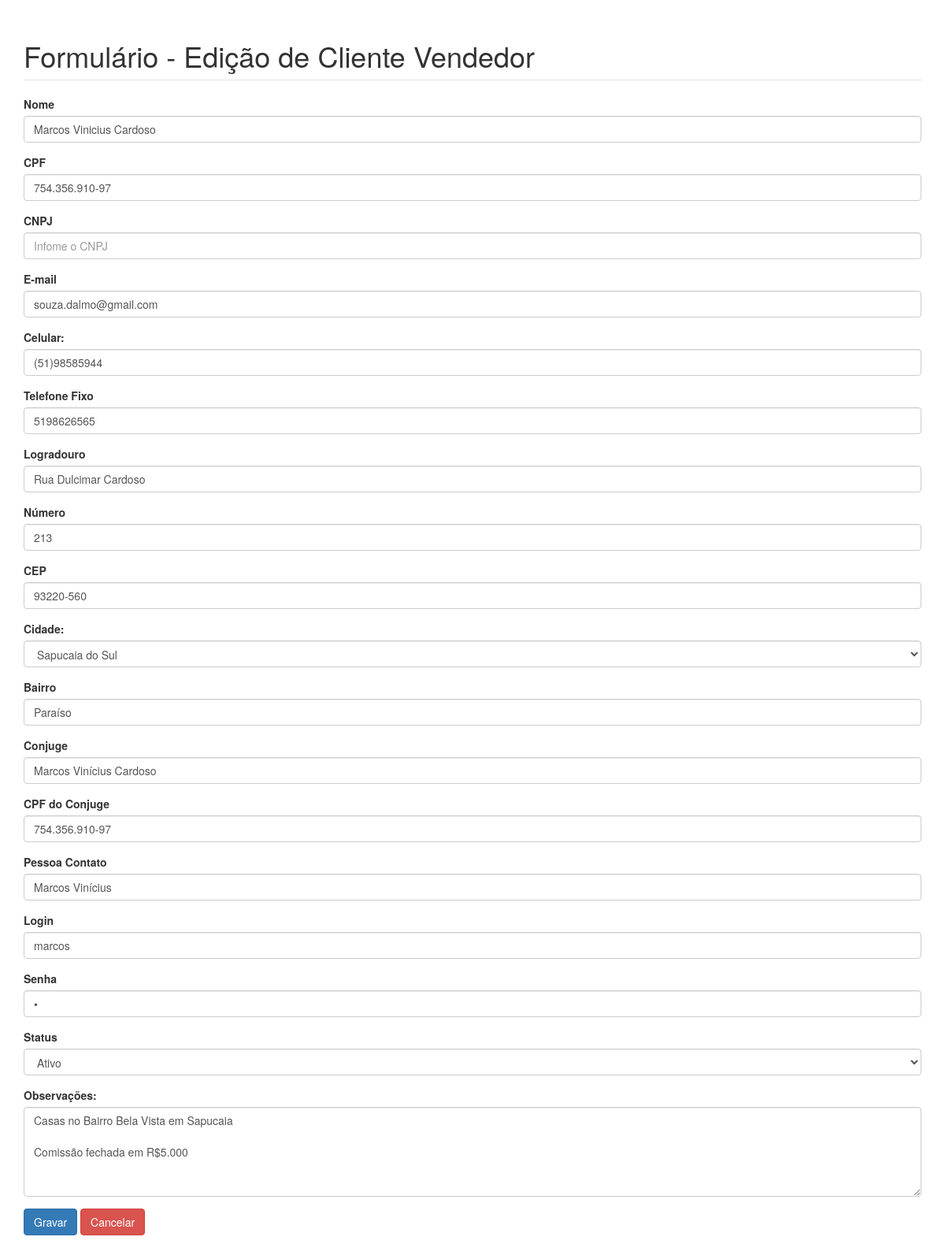
The page /clientevendedor/editar.php?idcliven=4 (signed in) on the database its author committed.
### tables this page shows
CREATE TABLE IF NOT EXISTS `clientevendedor` (
  `idcliven` int(11) NOT NULL,
  `nomecliven` varchar(100) DEFAULT NULL,
  `cpf` varchar(20) DEFAULT NULL,
  `cnpj` varchar(18) NOT NULL,
  `email` varchar(50) DEFAULT NULL,
  `telefone` varchar(20) DEFAULT NULL,
  `celular` varchar(20) DEFAULT NULL,
  `logradouro` varchar(255) NOT NULL,
  `numero` int(11) NOT NULL,
  `cep` varchar(10) NOT NULL,
  `cidade` varchar(80) NOT NULL,
  `bairro` varchar(80) NOT NULL,
  `conjuge` varchar(150) NOT NULL,
  `cpfconjuge` varchar(14) NOT NULL,
  `pessoacontato` varchar(150) NOT NULL,
  `status` varchar(10) DEFAULT NULL,
  `login` varchar(80) NOT NULL,
  `senha` varchar(8) NOT NULL,
  `obs` varchar(255) NOT NULL
);

### clientevendedor/editar.php (the view, shortened to what this page needs)
<?php
$id = (isset($_GET['idcliven'])) ? $_GET['idcliven'] : '';
if (!empty($id) && is_numeric($id)):
	$conexao = conexao::getInstance();
	$sql = 'SELECT * FROM clientevendedor WHERE idcliven = :id';
	$stm = $conexao->prepare($sql);
	$stm->bindValue(':id', $id);
	$stm->execute();
	$cliente = $stm->fetch(PDO::FETCH_OBJ);
endif;
?>
<!DOCTYPE html>
<html>
<head>
	<link rel="stylesheet" type="text/css" href="css/bootstrap.min.css">
	<link rel="stylesheet" type="text/css" href="css/custom.css">
</head>
<body>
	<div class='container'>
		<fieldset>
			<legend><h1>Formulário - Edição de Cliente Vendedor</h1></legend>
			<?php if(empty($cliente)):?>
				<h3 class="text-center text-danger">Cliente não encontrado!</h3>
			<?php else: ?>
				<form action="action_cliente.php" method="post" id='form-contato' enctype='multipart/form-data'>
				    <div class="form-group">
				      <label for="nome">Nome</label>
				      <input type="text" class="form-control" id="nome" name="nome" value="<?=$cliente->nomecliven?>" placeholder="Infome o Nome">
				    </div>
					<div class="form-group">
				      <label for="cpf">CPF</label>
				      <input type="text" class="form-control" id="cpf" name="cpf" value="<?=$cliente->cpf?>" placeholder="Infome o CPF">
				    </div>
					<div class="form-group">
				      <label for="cnpj">CNPJ</label>
				      <input type="text" class="form-control" id="cnpj" name="cnpj" value="<?=$cliente->cnpj?>" placeholder="Infome o CNPJ">
				    </div>
				    <div class="form-group">
				      <label for="email">E-mail</label>
				      <input type="email" class="form-control" id="email" name="email" value="<?=$cliente->email?>" placeholder="Informe o E-mail">
				    </div>
				    <div class="form-group">
				      <label for="fonececel">Celular:</label>
				      <input type="text" class="form-control" id="celular" maxlength="14" name="celular" value="<?=$cliente->celular?>" placeholder="Informe o Celular">
				    </div>
					 <div class="form-group">
				      <label for="foneres">Telefone Fixo</label>
				      <input type="text" class="form-control" id="telefone" maxlength="14" name="telefone" value="<?=$cliente->telefone?>" placeholder="Informe o Telefone Fixo">
				    </div>
				    <div class="form-group">
				      <label for="logradouro">Logradouro</label>
				      <input type="text" class="form-control" id="logradouro" maxlength="200" value="<?=$cliente->logradouro?>" name="logradouro">
				    </div>
					<div class="form-group">
				      <label for="numero">Número</label>
				      <input type="text" class="form-control" id="numero" maxlength="10" value="<?=$cliente->numero?>" name="numero">
				    </div>
					<div class="form-group">
				      <label for="cep">CEP</label>
				      <input type="text" class="form-control" id="cep" maxlength="10" value="<?=$cliente->cep?>" name="cep">
				    </div>
				<div class="form-group">
					<label for="tipo">Cidade:</label>
						<select name="cidade" class="form-control" id="cidade">
							  <option value = "<?=$cliente->cidade?>"><?=$cliente->cidade?></option>;
						</select>
				</div>
				<div class="form-group">
				    <label for="bairro">Bairro</label>
				    <input type="text" class="form-control" id="bairro" maxlength="20" name="bairro" value="<?=$cliente->bairro?>" placeholder="Informe o Bairro">
				</div>
				<div class="form-group">
				    <label for="conjuge">Conjuge</label>
				    <input type="text" class="form-control" id="conjuge" maxlength="20" name="conjuge" value="<?=$cliente->conjuge?>" placeholder="Informe o Conjuge">
				</div>
				<div class="form-group">
				    <label for="cpfconjuge">CPF do Conjuge</label>
				    <input type="text" class="form-control" id="cpfconjuge" maxlength="20" name="cpfconjuge" value="<?=$cliente->cpfconjuge?>" placeholder="Informe o CPF do Conjuge">
				</div>
				<div class="form-group">
				    <label for="pessoacontato">Pessoa Contato</label>
				    <input type="text" class="form-control" id="pessoacontato" maxlength="20" name="pessoacontato" value="<?=$cliente->pessoacontato?>" placeholder="Informe o pessoacontato">
				</div>
				<div class="form-group">
				      <label for="login">Login</label>
				      <input type="text" class="form-control" id="login" maxlength="12" name="login" value="<?=$cliente->login?>" placeholder="Informe o Login">
				    </div>
				    <div class="form-group">
				      <label for="senha">Senha</label>
				      <input type="password" class="form-control" id="senha" maxlength="20" name="senha" value="<?=$cliente->senha?>" placeholder="Informe o Senha">
				    </div>
				    <div class="form-group">
				      <label for="status">Status</label>
				      <select class="form-control" name="status" id="status">
					    <option value="<?=$cliente->status?>"><?=$cliente->status?></option>
					  </select>
				    </div>
					<div class="form-group">
						<label for="comment">Observações:</label>
					<textarea class="form-control ckeditor" rows="5" name="obs"  placeholder="Observações"><?=$cliente->obs?></textarea>
				</div>
				    <button type="submit" class="btn btn-primary" id='botao'>
				      Gravar
				    </button>
				    <a href='index.php' class="btn btn-danger">Cancelar</a>
				</form>
			<?php endif; ?>
		</fieldset>
	</div>
</body>
</html>

### clientevendedor/css/custom.css (style rules this page uses)
fieldset { margin:1% auto; }
.container { margin-top:20px; }

### rows shown on the page
clientevendedor: nome "Marcos Vinicius Cardoso", cpf "754.356.910-97", email "souza.dalmo@gmail.com", celular "(51)98585944", telefone "5198626565", logradouro "Rua Dulcimar Cardoso", numero "213", cep "93220-560", cidade "Sapucaia do Sul", bairro "Paraíso", conjuge "Marcos Vinícius Cardoso", cpfconjuge "754.356.910-97", pessoacontato "Marcos Vinícius", login "marcos", status "Ativo", obs "Casas no Bairro Bela Vista em Sapucaia Comissão fechada em R$5.000"
